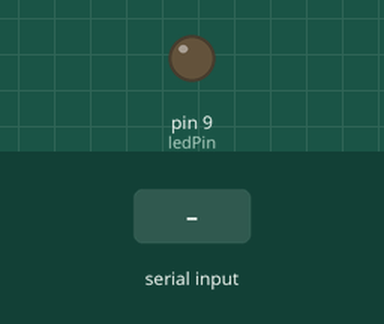
The sketch below on a simulated Arduino Uno, built with avr-gcc and run on an emulated ATmega328P. Shown: output pins drawn as LEDs (lit = HIGH). The test bench sets the inputs (shaded band).

Above: at 1.2 s.
1.3 s: "90,45\n" received over Serial
At 2.1 s:
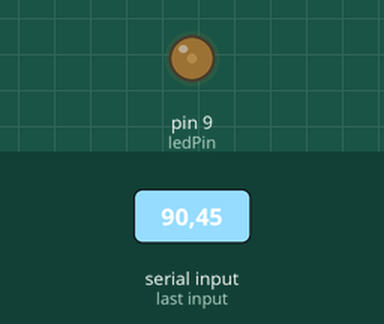
3.8 s: "30,150\n" received over Serial
At 4.5 s:
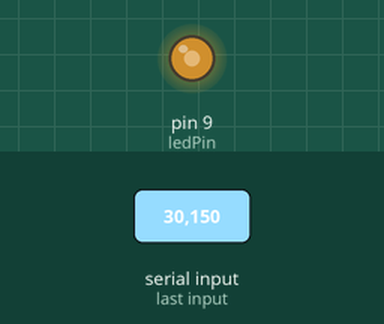
6.3 s: "200\n" received over Serial
At 7.1 s:
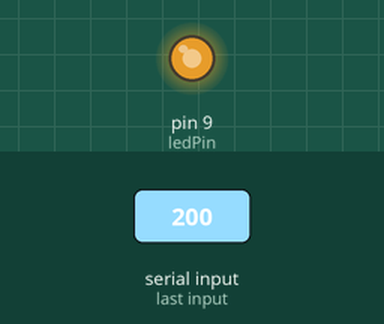
Timing chart, 0 to 9.3 s (numbered marks = the images above; inputs shaded):
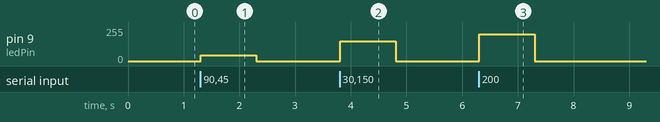

Measured:
- after the input at 1.3 s, pin 9 (ledPin): 0/255 → 45/255 at once, → 0/255 1.0 s later
- after the input at 3.8 s, pin 9 (ledPin): 0/255 → 150/255 at once, → 0/255 1.0 s later
- after the input at 6.3 s, pin 9 (ledPin): 0/255 → 200/255 at once, → 0/255 1.0 s later

The sketch:

X.ino
```cpp
float sensorValue;
int x=0;
float output;
int sp=A3;
int ledPin=9;
// the setup function runs once when you press reset or power the board
void setup() {
  // initialize digital pin LED_BUILTIN as an output.
  pinMode(ledPin, OUTPUT);
  pinMode(sp,INPUT);
  Serial.begin(9600);
}

// the loop function runs over and over again forever
void loop() {


while(Serial.available()==0)
{}
 x=Serial.parseFloat();
 analogWrite(ledPin,x);

}
```
